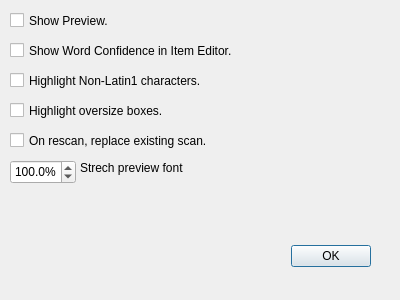
<?xml version="1.0" encoding="UTF-8"?>
<ui version="4.0">
 <class>OutputSettingsDialog</class>
 <widget class="QDialog" name="OutputSettingsDialog">
  <property name="geometry">
   <rect>
    <x>0</x>
    <y>0</y>
    <width>400</width>
    <height>300</height>
   </rect>
  </property>
  <property name="windowTitle">
   <string>Output Settings</string>
  </property>
  <widget class="QDialogButtonBox" name="buttonBox">
   <property name="geometry">
    <rect>
     <x>30</x>
     <y>240</y>
     <width>341</width>
     <height>32</height>
    </rect>
   </property>
   <property name="orientation">
    <enum>Qt::Horizontal</enum>
   </property>
   <property name="standardButtons">
    <set>QDialogButtonBox::Ok</set>
   </property>
  </widget>
  <widget class="QCheckBox" name="checkBox_WConf">
   <property name="geometry">
    <rect>
     <x>10</x>
     <y>40</y>
     <width>301</width>
     <height>21</height>
    </rect>
   </property>
   <property name="text">
    <string>Show Word Confidence in Item Editor.</string>
   </property>
  </widget>
  <widget class="QCheckBox" name="checkBox_Preview">
   <property name="geometry">
    <rect>
     <x>10</x>
     <y>10</y>
     <width>181</width>
     <height>21</height>
    </rect>
   </property>
   <property name="text">
    <string>Show Preview.</string>
   </property>
  </widget>
  <widget class="QCheckBox" name="checkBox_NonAscii">
   <property name="geometry">
    <rect>
     <x>10</x>
     <y>70</y>
     <width>271</width>
     <height>21</height>
    </rect>
   </property>
   <property name="toolTip">
    <string>Highlight characters that are not Latin-1.&lt;br&gt;For computer text.</string>
   </property>
   <property name="text">
    <string>Highlight Non-Latin1 characters.</string>
   </property>
  </widget>
  <widget class="QCheckBox" name="checkBox_Overheight">
   <property name="geometry">
    <rect>
     <x>10</x>
     <y>100</y>
     <width>261</width>
     <height>21</height>
    </rect>
   </property>
   <property name="toolTip">
    <string>Highlight words that are inconsistent with the font size.&lt;br&gt;Right click Output tree item and select &quot;Trim&quot; to fix. See also Normalize. (Ctrl-T)</string>
   </property>
   <property name="text">
    <string>Highlight oversize boxes.</string>
   </property>
  </widget>
  <widget class="QDoubleSpinBox" name="doubleSpinBox_Stretch">
   <property name="geometry">
    <rect>
     <x>10</x>
     <y>160</y>
     <width>66</width>
     <height>24</height>
    </rect>
   </property>
   <property name="toolTip">
    <string>Strech font to align better with original image.</string>
   </property>
   <property name="suffix">
    <string>%</string>
   </property>
   <property name="decimals">
    <number>1</number>
   </property>
   <property name="maximum">
    <double>200.000000000000000</double>
   </property>
   <property name="value">
    <double>100.000000000000000</double>
   </property>
  </widget>
  <widget class="QLabel" name="label">
   <property name="geometry">
    <rect>
     <x>80</x>
     <y>160</y>
     <width>201</width>
     <height>16</height>
    </rect>
   </property>
   <property name="toolTip">
    <string>Fine-tune preview font width to match original scan.</string>
   </property>
   <property name="text">
    <string>Strech preview font</string>
   </property>
  </widget>
  <widget class="QCheckBox" name="checkBox_ReplaceScan">
   <property name="geometry">
    <rect>
     <x>10</x>
     <y>130</y>
     <width>241</width>
     <height>21</height>
    </rect>
   </property>
   <property name="text">
    <string>On rescan, replace existing scan.</string>
   </property>
  </widget>
 </widget>
 <resources>
  <include location="gimagereader.qrc"/>
 </resources>
 <connections>
  <connection>
   <sender>buttonBox</sender>
   <signal>accepted()</signal>
   <receiver>OutputSettingsDialog</receiver>
   <slot>accept()</slot>
   <hints>
    <hint type="sourcelabel">
     <x>248</x>
     <y>254</y>
    </hint>
    <hint type="destinationlabel">
     <x>157</x>
     <y>274</y>
    </hint>
   </hints>
  </connection>
  <connection>
   <sender>buttonBox</sender>
   <signal>rejected()</signal>
   <receiver>OutputSettingsDialog</receiver>
   <slot>reject()</slot>
   <hints>
    <hint type="sourcelabel">
     <x>316</x>
     <y>260</y>
    </hint>
    <hint type="destinationlabel">
     <x>286</x>
     <y>274</y>
    </hint>
   </hints>
  </connection>
 </connections>
</ui>
